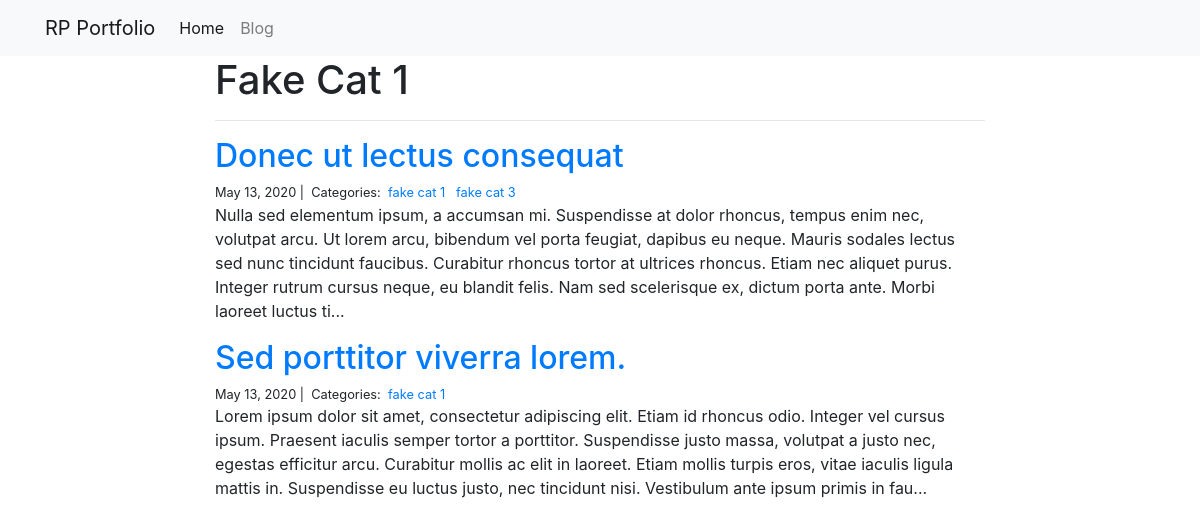
The page /blog/fake cat 1/ on the database its author committed.
### blog/models.py (models this page shows)
class Category(models.Model):
    name = models.CharField(max_length = 20)

class Post(models.Model):
    title = models.CharField(max_length = 255)
    body = models.TextField()
    created_on = models.DateTimeField(auto_now_add = True)
    last_modified = models.DateTimeField(auto_now = True)
    categories = models.ManyToManyField('Category', related_name = 'posts')

### blog/views.py (the view)
# urls.py: path('<category>/', views.blog_category, name = 'blog_category')
def blog_category(request, category):
    posts = Post.objects.filter(
        categories__name__contains = category
    ).order_by('-created_on')
    context = {
        'category': category,
        'posts': posts
    }
    return render(request, 'blog_category.html', context)

### blog/templates/blog_category.html
{% extends 'base.html'%}
{% block page_content %}
<div class="col-md-8 offset-md-2">
      <h1>{{ category | title }}</h1>
      <hr>
      {% for post in posts %}
          <h2><a href="{% url 'blog_detail' post.pk%}">{{ post.title }}</a></h2>
          <small>
              {{ post.created_on.date }} |&nbsp;
             Categories:&nbsp;
             {% for category in post.categories.all %}
             <a href="{% url 'blog_category' category.name %}">
                 {{ category.name }}
             </a>&nbsp;
             {% endfor %}
         </small>
         <p>{{ post.body | slice:":400" }}...</p>
     {% endfor %}
</div>
{% endblock %}

### personal_portfolio/templates/base.html (shortened to what this page needs)
<link rel="stylesheet" href="https://stackpath.bootstrapcdn.com/bootstrap/4.1.3/css/bootstrap.min.css">
<nav class="navbar navbar-expand-lg navbar-light bg-light">
    <div class="container">
        <a class="navbar-brand" href="{% url 'project_index' %}">RP Portfolio</a>
        <div class="collapse navbar-collapse" id="navbarSupportedContent">
          <ul class="navbar-nav mr-auto">
            <li class="nav-item active">
              <a class="nav-link" href="{% url 'project_index' %}">Home</a>
            </li>
            <li class="nav-item">
              <a class="nav-link" href="{% url 'blog_index' %}" >Blog</a>
            </li>
          </ul>
        </div>
    </div>
</nav>
{% block page_content %}{% endblock %}

### rows shown on the page
Category: name "Fake Cat 1", name "fake cat 1"
Post: title "Donec ut lectus consequat", created_on "May 13, 2020", body "Nulla sed elementum ipsum, a accumsan mi. Suspendisse at dolor rhoncus, tempus enim nec, volutpat arcu. Ut lorem arcu, bibendum vel porta feugiat, dapibus eu neque. Mauris sodales lectus sed nunc tincidunt faucibus. Curabitur rhoncus tortor at ultrices rhoncus. Etiam nec aliquet purus. Integer rutrum cursus neque, eu blandit felis. Nam sed scelerisque ex, dictum porta ante. Morbi laoreet luctus ti"
Category: name "fake cat 3"
Post: title "Sed porttitor viverra lorem.", created_on "May 13, 2020", body "Lorem ipsum dolor sit amet, consectetur adipiscing elit. Etiam id rhoncus odio. Integer vel cursus ipsum. Praesent iaculis semper tortor a porttitor. Suspendisse justo massa, volutpat a justo nec, egestas efficitur arcu. Curabitur mollis ac elit in laoreet. Etiam mollis turpis eros, vitae iaculis ligula mattis in. Suspendisse eu luctus justo, nec tincidunt nisi. Vestibulum ante ipsum primis in fau"
